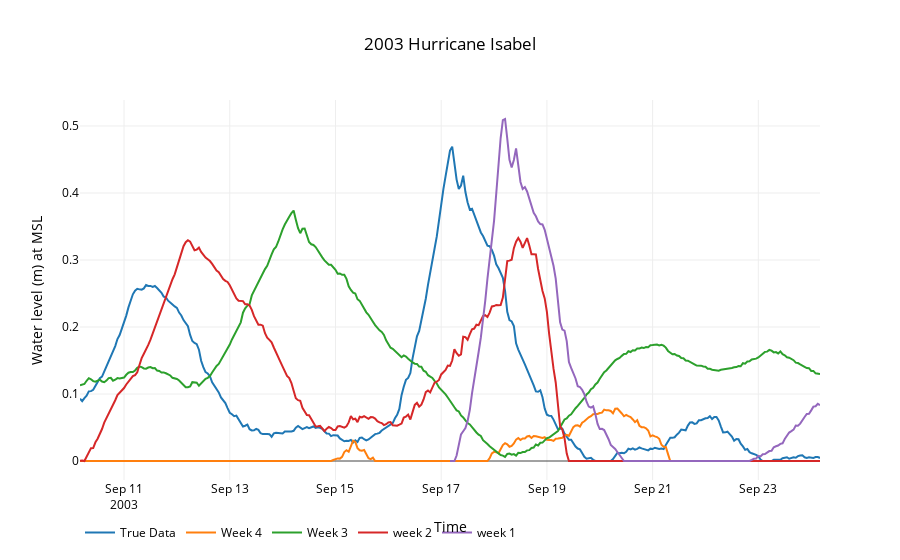

The code cell stored with this chart in its notebook:
### Markdown cell above
### Wachapreague, VA

### Code cell
starts,end,noaa = '20030827','20030926','8631044'
data = utils.plot_timeseries2(files,start,name,26981)
title,x,y = '2003 Hurricane Isabel','Time','Water level (m) at MSL'
layout=utils.layout(title,x,y)
fig = go.Figure(data=data, layout=layout)
interactive = iplot(fig)
#po.plot(fig,filename=root_dir+'\\'+'wachapreague_surge.html')

### Figure 1 — Plotly figure (JSON) as saved in the notebook; plotly's stock layout.template omitted (floating-point values rounded to 4 significant figures; data arrays with more than 128 entries replaced by an {"elided": "..."} marker saying what was removed)
{"data": [{"line": {"color": "rgba(204, 0, 0)"}, "mode": "lines", "name": "True Data", "type": "scatter", "uid": "b4167b3a-7a2b-4f19-a67e-91562fc3d6e9", "x": {"elided": "337 str values"}, "y": {"elided": "337 float values"}}, {"line": {"color": "rgba(255, 51, 204)"}, "mode": "lines", "name": "Week 4", "type": "scatter", "uid": "fdf20d00-986b-49ec-9852-1f0a7a15a82e", "x": {"elided": "337 str values"}, "y": {"elided": "337 float values"}}, {"line": {"color": "rgba(0, 153, 0)"}, "mode": "lines", "name": "Week 3", "type": "scatter", "uid": "cbaf09c7-4278-4965-a6c4-099d831f7ae8", "x": {"elided": "337 str values"}, "y": {"elided": "337 float values"}}, {"line": {"color": "rgba(0, 255, 204)"}, "mode": "lines", "name": "week 2", "type": "scatter", "uid": "e4e5aa4c-8d06-44b2-9ac4-62427f08e61e", "x": {"elided": "337 str values"}, "y": {"elided": "337 float values"}}, {"line": {"color": "rgba(204, 255, 51)"}, "mode": "lines", "name": "week 1", "type": "scatter", "uid": "6da2cb9b-3b5a-4c9c-bd60-6b0cad35f06e", "x": {"elided": "169 str values"}, "y": {"elided": "169 float values"}}], "layout": {"autosize": true, "font": {"color": "rgb(0, 0, 0)"}, "legend": {"orientation": "h"}, "paper_bgcolor": "rgb(255,255,255)", "plot_bgcolor": "rgb(255,255,255)", "title": "2003 Hurricane Isabel", "xaxis": {"autorange": true, "range": ["2003-09-10 04:00", "2003-09-24 04:00"], "title": "Time", "type": "date"}, "yaxis": {"autorange": true, "range": [-0.02836, 0.5388], "title": "Water level (m) at MSL", "type": "linear"}}}
